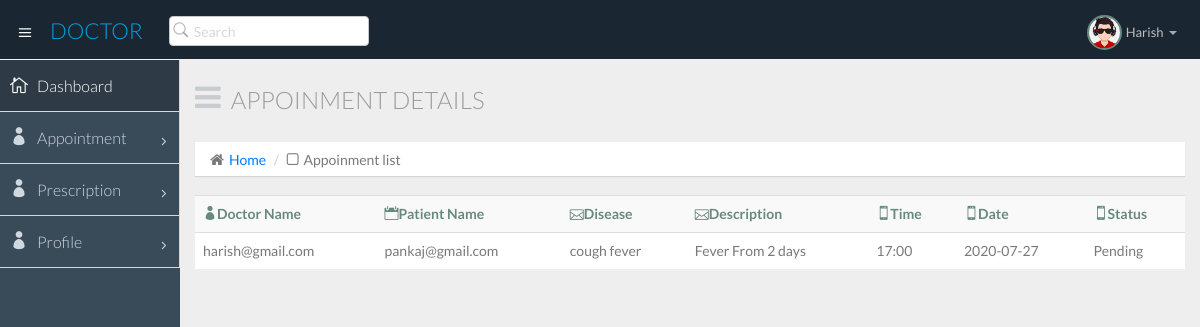
Page /doctor/view_myappointment.php (signed in) on the committed database.
### tables this page shows
CREATE TABLE `doctor_list` (
  `did` int(11) NOT NULL,
  `name` varchar(50) NOT NULL,
  `image` varchar(50) NOT NULL,
  `speciality` varchar(100) NOT NULL,
  `fees` varchar(10) NOT NULL,
  `address` varchar(100) NOT NULL,
  `description` varchar(1500) NOT NULL,
  `emailid` varchar(50) NOT NULL,
  `contact` varchar(15) NOT NULL,
  `password` varchar(11) NOT NULL
);

CREATE TABLE `appointment` (
  `id` int(5) NOT NULL,
  `patientemail` varchar(50) DEFAULT NULL,
  `doctoremail` varchar(50) DEFAULT NULL,
  `disease` varchar(40) DEFAULT NULL,
  `description` varchar(200) DEFAULT NULL,
  `apptime` varchar(50) DEFAULT NULL,
  `appdate` varchar(50) DEFAULT NULL,
  `status` varchar(30) DEFAULT NULL
);

### doctor/dbconfigure.php (called while the page is built, shortened)
<?php
$dbserver="127.0.0.1";
$dbuser="root";
$dbpwd="";
$dbname="doctors_appointment";
function my_select($query)
{
global $dbserver,$dbuser,$dbpwd,$dbname;
$cid=mysqli_connect($dbserver,$dbuser,$dbpwd,$dbname) or die("connection failed");
$rs=mysqli_query($cid,$query);
return $rs;
}
?>

### doctor/view_myappointment.php (the view, shortened to what this page needs)
<?php
include "dbconfigure.php";
if(verifyuser())
{
$emailid = $_SESSION['semailid'];
}
else
{
header("location:login.php");
}
?>
<?php
  require('./comnpages/config.php');
    $sql="SELECT * FROM appointment where doctoremail='$emailid'";
  ?>
<!DOCTYPE html>
<html lang="en">
  <head>
    <link href="css/bootstrap.min.css" rel="stylesheet">
    <link href="css/bootstrap-theme.css" rel="stylesheet">
    <link href="css/elegant-icons-style.css" rel="stylesheet" />
    <link href="css/font-awesome.min.css" rel="stylesheet" />
    <link href="css/style.css" rel="stylesheet">
    <link href="css/style-responsive.css" rel="stylesheet" />
  </head>
  <body>
  <section id="container" class="">
      <?php require('./comnpages/header.php'); ?>
     <?php require('./comnpages/side.php'); ?>
      <section id="main-content">
          <section class="wrapper">
      <div class="row">
        <div class="col-lg-12">
          <h3 class="page-header"><i class="fa fa fa-bars"></i>Appoinment Details</h3>
          <ol class="breadcrumb">
            <li><i class="fa fa-home"></i><a href="index.html">Home</a></li>
            <li><i class="fa fa-square-o"></i>Appoinment list</li>
          </ol>
        </div>
      </div>
              <div class="row">
                  <div class="col-lg-12">
                      <section class="panel">
                          <table class="table table-striped table-advance table-hover">
                           <tbody>
                              <tr>
                                 <th><i class="icon_profile"></i>Doctor Name</th>
                                 <th><i class="icon_calendar"></i>Patient Name</th>
                                 <th><i class="icon_mail_alt"></i>Disease</th>
                                 <th><i class="icon_mail_alt"></i>Description</th>
                                 <th><i class="icon_mobile"></i>Time</th>
								 <th><i class="icon_mobile"></i>Date</th>
								 <th><i class="icon_mobile"></i>Status</th>
                              </tr>
                <?php
                   $result=mysqli_query($conn,$sql);
                   if($result){
                   if(mysqli_num_rows($result)>0){
                  while($user=mysqli_fetch_array($result))
                         {
        ?>
                             <tr>
          <td><?=$user['doctoremail']?></td>
          <td><?=$user['patientemail']?></td>
          <td><?=$user['disease']?></td>
          <td><?=$user['description']?></td>
          <td><?=$user['apptime']?></td>
		  <td><?=$user['appdate']?></td>
		  <td><?=$user['status']?></td>
        </tr>
          <?php
        }
         }}  ?>
         </table>
                      </section>
                  </div>
              </div>
          </section>
      </section>
  </section>
  </body>
</html>

### doctor/comnpages/header.php (shortened to what this page needs)
<header class="header dark-bg">
            <div class="toggle-nav">
                <div class="icon-reorder tooltips" data-original-title="Toggle Navigation" data-placement="bottom"><i class="icon_menu"></i></div>
            </div>
            <a href="index.html" class="logo">  <span class="lite">Doctor</span></a>
            <div class="nav search-row" id="top_menu">
                <ul class="nav top-menu">
                    <li>
                        <form class="navbar-form">
                            <input class="form-control" placeholder="Search" type="text">
                        </form>
                    </li>
                </ul>
            </div>
	<?php
$emailid5 = $_SESSION['semailid'];
$query5 = "select * from doctor_list where emailid='$emailid5'";
$rs5 = my_select($query5);
if($row5 = mysqli_fetch_array($rs5))
{
$doctorname5 = $row5[1];
$image5 = $row5[2];
$path5 = "../".$image5;
}
			?>
            <div class="top-nav notification-row">
                <ul class="nav pull-right top-menu">
                    <li class="dropdown">
                        <a data-toggle="dropdown" class="dropdown-toggle" href="#">
                            <span class="profile-ava">
                                <img alt="" src="<?=$path5?>" width=35 height=35>
                            </span>
                            <span class="username"><?=ucwords($doctorname5);?></span>
                            <b class="caret"></b>
                        </a>
                    </li>
                </ul>
            </div>
      </header>

### rows in the picture
doctor_list: image (picture), name "Harish"
appointment: doctoremail "harish@gmail.com", patientemail "pankaj@gmail.com", disease "cough fever", description "Fever From 2 days", apptime "17:00", appdate "2020-07-27", status "Pending"
